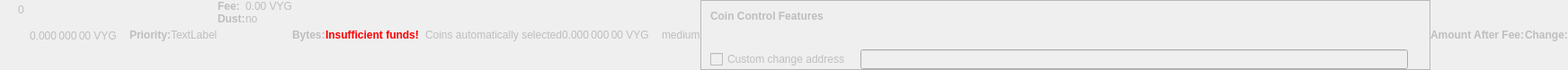
    <widget class="QWidget" name="dummyHideWidget" native="true">
     <property name="enabled">
      <bool>false</bool>
     </property>
     <property name="maximumSize">
      <size>
       <width>100</width>
       <height>22</height>
      </size>
     </property>
     <layout class="QHBoxLayout" name="dummyHideLayout">
      <property name="spacing">
       <number>0</number>
      </property>
      <property name="margin">
       <number>0</number>
      </property>
      <item>
       <layout class="QFormLayout" name="formLayoutCoinControl1">
        <property name="horizontalSpacing">
         <number>10</number>
        </property>
        <property name="verticalSpacing">
         <number>14</number>
        </property>
        <property name="leftMargin">
         <number>10</number>
        </property>
        <property name="topMargin">
         <number>4</number>
        </property>
        <property name="rightMargin">
         <number>6</number>
        </property>
        <item row="0" column="1">
         <widget class="QLabel" name="labelCoinControlBytes">
          <property name="cursor">
           <cursorShape>IBeamCursor</cursorShape>
          </property>
          <property name="contextMenuPolicy">
           <enum>Qt::ActionsContextMenu</enum>
          </property>
          <property name="text">
           <string notr="true">0</string>
          </property>
          <property name="textInteractionFlags">
           <set>Qt::LinksAccessibleByMouse|Qt::TextSelectableByKeyboard|Qt::TextSelectableByMouse</set>
          </property>
         </widget>
        </item>
       </layout>
      </item>
      <item>
       <widget class="QLabel" name="labelCoinControlAfterFee">
        <property name="enabled">
         <bool>false</bool>
        </property>
        <property name="sizePolicy">
         <sizepolicy hsizetype="Fixed" vsizetype="Fixed">
          <horstretch>0</horstretch>
          <verstretch>0</verstretch>
         </sizepolicy>
        </property>
        <property name="minimumSize">
         <size>
          <width>111</width>
          <height>12</height>
         </size>
        </property>
        <property name="maximumSize">
         <size>
          <width>111</width>
          <height>12</height>
         </size>
        </property>
        <property name="cursor">
         <cursorShape>IBeamCursor</cursorShape>
        </property>
        <property name="contextMenuPolicy">
         <enum>Qt::ActionsContextMenu</enum>
        </property>
        <property name="text">
         <string notr="true">0.000 000 00 VYG</string>
        </property>
        <property name="textInteractionFlags">
         <set>Qt::LinksAccessibleByMouse|Qt::TextSelectableByKeyboard|Qt::TextSelectableByMouse</set>
        </property>
       </widget>
      </item>
      <item>
       <widget class="QLabel" name="labelCoinControlPriorityText">
        <property name="enabled">
         <bool>false</bool>
        </property>
        <property name="font">
         <font>
          <weight>75</weight>
          <bold>true</bold>
         </font>
        </property>
        <property name="text">
         <string>Priority:</string>
        </property>
       </widget>
      </item>
      <item>
       <layout class="QHBoxLayout" name="horizontalLayout">
        <item>
         <widget class="QLabel" name="WarningLabel">
          <property name="text">
           <string>TextLabel</string>
          </property>
         </widget>
        </item>
       </layout>
      </item>
      <item>
       <layout class="QFormLayout" name="formLayoutCoinControl3">
        <property name="horizontalSpacing">
         <number>0</number>
        </property>
        <property name="verticalSpacing">
         <number>0</number>
        </property>
        <property name="leftMargin">
         <number>0</number>
        </property>
        <property name="topMargin">
         <number>0</number>
        </property>
        <property name="rightMargin">
         <number>0</number>
        </property>
        <item row="0" column="0">
         <widget class="QLabel" name="labelCoinControlFeeText">
          <property name="enabled">
           <bool>false</bool>
          </property>
          <property name="font">
           <font>
            <weight>75</weight>
            <bold>true</bold>
           </font>
          </property>
          <property name="text">
           <string>Fee:</string>
          </property>
          <property name="margin">
           <number>0</number>
          </property>
         </widget>
        </item>
        <item row="0" column="1">
         <widget class="QLabel" name="labelCoinControlFee">
          <property name="enabled">
           <bool>false</bool>
          </property>
          <property name="cursor">
           <cursorShape>IBeamCursor</cursorShape>
          </property>
          <property name="contextMenuPolicy">
           <enum>Qt::ActionsContextMenu</enum>
          </property>
          <property name="text">
           <string notr="true">0.00 VYG</string>
          </property>
          <property name="textInteractionFlags">
           <set>Qt::LinksAccessibleByMouse|Qt::TextSelectableByKeyboard|Qt::TextSelectableByMouse</set>
          </property>
         </widget>
        </item>
        <item row="1" column="0">
         <widget class="QLabel" name="labelCoinControlLowOutputText">
          <property name="enabled">
           <bool>false</bool>
          </property>
          <property name="font">
           <font>
            <weight>75</weight>
            <bold>true</bold>
           </font>
          </property>
          <property name="text">
           <string>Dust:</string>
          </property>
         </widget>
        </item>
        <item row="1" column="1">
         <widget class="QLabel" name="labelCoinControlLowOutput">
          <property name="enabled">
           <bool>false</bool>
          </property>
          <property name="cursor">
           <cursorShape>IBeamCursor</cursorShape>
          </property>
          <property name="contextMenuPolicy">
           <enum>Qt::ActionsContextMenu</enum>
          </property>
          <property name="text">
           <string>no</string>
          </property>
          <property name="textInteractionFlags">
           <set>Qt::LinksAccessibleByMouse|Qt::TextSelectableByKeyboard|Qt::TextSelectableByMouse</set>
          </property>
         </widget>
        </item>
       </layout>
      </item>
      <item>
       <widget class="QLabel" name="labelCoinControlBytesText">
        <property name="enabled">
         <bool>false</bool>
        </property>
        <property name="font">
         <font>
          <weight>75</weight>
          <bold>true</bold>
         </font>
        </property>
        <property name="text">
         <string>Bytes:</string>
        </property>
       </widget>
      </item>
      <item>
       <layout class="QFormLayout" name="formLayoutCoinControl2">
        <property name="horizontalSpacing">
         <number>0</number>
        </property>
        <property name="verticalSpacing">
         <number>0</number>
        </property>
        <property name="leftMargin">
         <number>0</number>
        </property>
        <property name="topMargin">
         <number>0</number>
        </property>
        <property name="rightMargin">
         <number>0</number>
        </property>
       </layout>
      </item>
      <item>
       <layout class="QHBoxLayout" name="horizontalLayoutCoinControl2">
        <property name="spacing">
         <number>0</number>
        </property>
        <property name="bottomMargin">
         <number>0</number>
        </property>
       </layout>
      </item>
      <item>
       <widget class="QLabel" name="labelCoinControlInsuffFunds">
        <property name="enabled">
         <bool>false</bool>
        </property>
        <property name="minimumSize">
         <size>
          <width>0</width>
          <height>0</height>
         </size>
        </property>
        <property name="font">
         <font>
          <weight>75</weight>
          <bold>true</bold>
         </font>
        </property>
        <property name="styleSheet">
         <string notr="true">color:red;font-weight:bold;</string>
        </property>
        <property name="text">
         <string>Insufficient funds!</string>
        </property>
        <property name="margin">
         <number>5</number>
        </property>
       </widget>
      </item>
      <item>
       <layout class="QFormLayout" name="formLayoutCoinControl4">
        <property name="horizontalSpacing">
         <number>0</number>
        </property>
        <property name="verticalSpacing">
         <number>0</number>
        </property>
        <property name="leftMargin">
         <number>0</number>
        </property>
        <property name="topMargin">
         <number>0</number>
        </property>
        <property name="rightMargin">
         <number>0</number>
        </property>
       </layout>
      </item>
      <item>
       <widget class="QLabel" name="labelCoinControlChangeLabel">
        <property name="enabled">
         <bool>false</bool>
        </property>
        <property name="sizePolicy">
         <sizepolicy hsizetype="Preferred" vsizetype="Expanding">
          <horstretch>0</horstretch>
          <verstretch>0</verstretch>
         </sizepolicy>
        </property>
        <property name="minimumSize">
         <size>
          <width>0</width>
          <height>0</height>
         </size>
        </property>
        <property name="text">
         <string/>
        </property>
        <property name="margin">
         <number>3</number>
        </property>
       </widget>
      </item>
      <item>
       <widget class="QLabel" name="labelCoinControlAutomaticallySelected">
        <property name="enabled">
         <bool>false</bool>
        </property>
        <property name="sizePolicy">
         <sizepolicy hsizetype="Fixed" vsizetype="Fixed">
          <horstretch>0</horstretch>
          <verstretch>0</verstretch>
         </sizepolicy>
        </property>
        <property name="minimumSize">
         <size>
          <width>0</width>
          <height>0</height>
         </size>
        </property>
        <property name="maximumSize">
         <size>
          <width>240</width>
          <height>16777215</height>
         </size>
        </property>
        <property name="text">
         <string>Coins automatically selected</string>
        </property>
        <property name="margin">
         <number>5</number>
        </property>
       </widget>
      </item>
      <item>
       <widget class="QLabel" name="labelCoinControlChange">
        <property name="enabled">
         <bool>false</bool>
        </property>
        <property name="sizePolicy">
         <sizepolicy hsizetype="Fixed" vsizetype="Fixed">
          <horstretch>0</horstretch>
          <verstretch>0</verstretch>
         </sizepolicy>
        </property>
        <property name="minimumSize">
         <size>
          <width>111</width>
          <height>0</height>
         </size>
        </property>
        <property name="maximumSize">
         <size>
          <width>111</width>
          <height>16777215</height>
         </size>
        </property>
        <property name="cursor">
         <cursorShape>IBeamCursor</cursorShape>
        </property>
        <property name="contextMenuPolicy">
         <enum>Qt::ActionsContextMenu</enum>
        </property>
        <property name="text">
         <string notr="true">0.000 000 00 VYG</string>
        </property>
        <property name="textInteractionFlags">
         <set>Qt::LinksAccessibleByMouse|Qt::TextSelectableByKeyboard|Qt::TextSelectableByMouse</set>
        </property>
       </widget>
      </item>
      <item>
       <widget class="QLabel" name="labelCoinControlPriority">
        <property name="enabled">
         <bool>false</bool>
        </property>
        <property name="cursor">
         <cursorShape>IBeamCursor</cursorShape>
        </property>
        <property name="contextMenuPolicy">
         <enum>Qt::ActionsContextMenu</enum>
        </property>
        <property name="text">
         <string>medium</string>
        </property>
        <property name="textInteractionFlags">
         <set>Qt::LinksAccessibleByMouse|Qt::TextSelectableByKeyboard|Qt::TextSelectableByMouse</set>
        </property>
       </widget>
      </item>
      <item>
       <widget class="QFrame" name="frameCoinControl">
        <property name="sizePolicy">
         <sizepolicy hsizetype="Expanding" vsizetype="Expanding">
          <horstretch>0</horstretch>
          <verstretch>0</verstretch>
         </sizepolicy>
        </property>
        <property name="maximumSize">
         <size>
          <width>16777215</width>
          <height>16777215</height>
         </size>
        </property>
        <property name="frameShape">
         <enum>QFrame::StyledPanel</enum>
        </property>
        <property name="frameShadow">
         <enum>QFrame::Sunken</enum>
        </property>
        <layout class="QVBoxLayout" name="verticalLayoutCoinControl2_2">
         <property name="spacing">
          <number>0</number>
         </property>
         <property name="margin">
          <number>0</number>
         </property>
         <item>
          <layout class="QVBoxLayout" name="verticalLayoutCoinControl" stretch="0,0,0,1">
           <property name="spacing">
            <number>0</number>
           </property>
           <property name="leftMargin">
            <number>10</number>
           </property>
           <property name="topMargin">
            <number>10</number>
           </property>
           <item>
            <layout class="QHBoxLayout" name="horizontalLayoutCoinControl1">
             <property name="bottomMargin">
              <number>15</number>
             </property>
             <item>
              <widget class="QLabel" name="labelCoinControlFeatures">
               <property name="enabled">
                <bool>false</bool>
               </property>
               <property name="sizePolicy">
                <sizepolicy hsizetype="Preferred" vsizetype="Maximum">
                 <horstretch>0</horstretch>
                 <verstretch>0</verstretch>
                </sizepolicy>
               </property>
               <property name="font">
                <font>
                 <weight>75</weight>
                 <bold>true</bold>
                </font>
               </property>
               <property name="styleSheet">
                <string notr="true">font-weight:bold;</string>
               </property>
               <property name="text">
                <string>Coin Control Features</string>
               </property>
              </widget>
             </item>
            </layout>
           </item>
           <item>
            <widget class="QWidget" name="widgetCoinControl" native="true">
             <property name="sizePolicy">
              <sizepolicy hsizetype="Preferred" vsizetype="Preferred">
               <horstretch>0</horstretch>
               <verstretch>0</verstretch>
              </sizepolicy>
             </property>
             <property name="minimumSize">
              <size>
               <width>0</width>
               <height>0</height>
              </size>
             </property>
             <property name="styleSheet">
              <string notr="true"/>
             </property>
             <layout class="QHBoxLayout" name="horizontalLayoutCoinControl5_2">
              <property name="margin">
               <number>0</number>
              </property>
              <item>
               <layout class="QHBoxLayout" name="horizontalLayoutCoinControl3">
                <property name="spacing">
                 <number>20</number>
                </property>
                <property name="topMargin">
                 <number>0</number>
                </property>
                <property name="bottomMargin">
                 <number>10</number>
                </property>
               </layout>
              </item>
             </layout>
            </widget>
           </item>
           <item>
            <layout class="QHBoxLayout" name="horizontalLayoutCoinControl4" stretch="0,0,0">
             <property name="spacing">
              <number>12</number>
             </property>
             <property name="sizeConstraint">
              <enum>QLayout::SetDefaultConstraint</enum>
             </property>
             <property name="topMargin">
              <number>5</number>
             </property>
             <property name="rightMargin">
              <number>5</number>
             </property>
             <item>
              <widget class="QCheckBox" name="checkBoxCoinControlChange">
               <property name="enabled">
                <bool>false</bool>
               </property>
               <property name="toolTip">
                <string>If this is activated, but the change address is empty or invalid, change will be sent to a newly generated address.</string>
               </property>
               <property name="text">
                <string>Custom change address</string>
               </property>
              </widget>
             </item>
             <item>
              <widget class="QValidatedLineEdit" name="lineEditCoinControlChange">
               <property name="enabled">
                <bool>false</bool>
               </property>
               <property name="sizePolicy">
                <sizepolicy hsizetype="Expanding" vsizetype="Fixed">
                 <horstretch>0</horstretch>
                 <verstretch>0</verstretch>
                </sizepolicy>
               </property>
              </widget>
             </item>
             <item>
              <widget class="QLabel" name="labelCoinControlChangeLabel_2">
               <property name="sizePolicy">
                <sizepolicy hsizetype="Preferred" vsizetype="Expanding">
                 <horstretch>0</horstretch>
                 <verstretch>0</verstretch>
                </sizepolicy>
               </property>
               <property name="minimumSize">
                <size>
                 <width>0</width>
                 <height>0</height>
                </size>
               </property>
               <property name="text">
                <string/>
               </property>
               <property name="margin">
                <number>3</number>
               </property>
              </widget>
             </item>
            </layout>
           </item>
           <item>
            <spacer name="verticalSpacerCoinControl">
             <property name="orientation">
              <enum>Qt::Vertical</enum>
             </property>
             <property name="sizeHint" stdset="0">
              <size>
               <width>800</width>
               <height>1</height>
              </size>
             </property>
            </spacer>
           </item>
          </layout>
         </item>
        </layout>
       </widget>
      </item>
      <item>
       <widget class="QLabel" name="labelCoinControlAfterFeeText">
        <property name="enabled">
         <bool>false</bool>
        </property>
        <property name="minimumSize">
         <size>
          <width>0</width>
          <height>0</height>
         </size>
        </property>
        <property name="maximumSize">
         <size>
          <width>16777215</width>
          <height>16777215</height>
         </size>
        </property>
        <property name="font">
         <font>
          <weight>75</weight>
          <bold>true</bold>
         </font>
        </property>
        <property name="text">
         <string>Amount After Fee:</string>
        </property>
        <property name="alignment">
         <set>Qt::AlignLeading|Qt::AlignLeft|Qt::AlignVCenter</set>
        </property>
        <property name="margin">
         <number>0</number>
        </property>
       </widget>
      </item>
      <item>
       <widget class="QLabel" name="labelCoinControlChangeText">
        <property name="enabled">
         <bool>false</bool>
        </property>
        <property name="sizePolicy">
         <sizepolicy hsizetype="Preferred" vsizetype="Preferred">
          <horstretch>0</horstretch>
          <verstretch>0</verstretch>
         </sizepolicy>
        </property>
        <property name="minimumSize">
         <size>
          <width>0</width>
          <height>0</height>
         </size>
        </property>
        <property name="maximumSize">
         <size>
          <width>16777215</width>
          <height>16777215</height>
         </size>
        </property>
        <property name="font">
         <font>
          <weight>75</weight>
          <bold>true</bold>
         </font>
        </property>
        <property name="text">
         <string>Change:</string>
        </property>
        <property name="alignment">
         <set>Qt::AlignLeading|Qt::AlignLeft|Qt::AlignVCenter</set>
        </property>
       </widget>
      </item>
     </layout>
    </widget>
